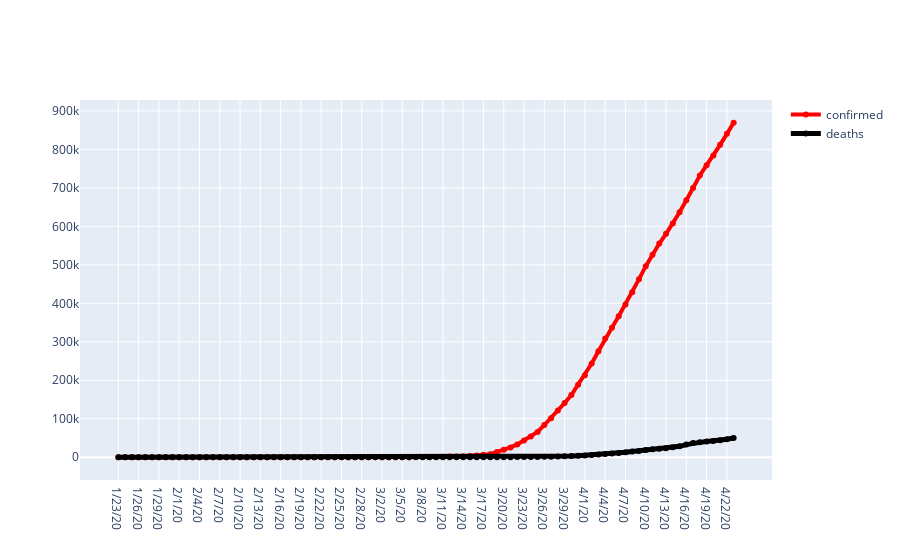

Notebook code cell kept with this figure:
### Markdown cell above
##  <font color="purple">Analysis of Death Cases & Confirmed Cases For Each Country </font>

### Code cell
import plotly.graph_objects as go

def plot_cases_for_country(country):
    labels=['confirmed','deaths']
    colors=['red','black']
    mode_size=[6,8]
    line_size=[4,5]
    
    df_list=[confirmed_df,death_df]
    
    fig=go.Figure()
    
    for i,df in enumerate(df_list):
        if country=="world" or country=="World":
            x_data=np.array(list(df.iloc[:, 5:].columns))
            y_data=np.sum(np.asarray(df.iloc[:, 5:]), axis=0)
            
        else:
            x_data=np.array(list(df.iloc[:, 5:].columns))
            y_data=np.sum(np.asarray(df[df['country']==country].iloc[:, 5:]), axis=0)
            
            
        fig.add_trace(go.Scatter(x=x_data,y=y_data,mode="lines+markers",
                                name=labels[i],
                                line=dict(color=colors[i], width=line_size[i]),
                                connectgaps=True,
                                text="Total "+ str(labels[i])+": "+ str(y_data[-1])
                                ))
    fig.show()
plot_cases_for_country('US')

### Figure 1 — Plotly figure (JSON) as saved in the notebook; plotly's stock layout.template omitted (floating-point values rounded to 4 significant figures)
{"data": [{"connectgaps": true, "line": {"color": "red", "width": 4}, "mode": "lines+markers", "name": "confirmed", "text": "Total confirmed: 869170", "type": "scatter", "x": ["1/23/20", "1/24/20", "1/25/20", "1/26/20", "1/27/20", "1/28/20", "1/29/20", "1/30/20", "1/31/20", "2/1/20", "2/2/20", "2/3/20", "2/4/20", "2/5/20", "2/6/20", "2/7/20", "2/8/20", "2/9/20", "2/10/20", "2/11/20", "2/12/20", "2/13/20", "2/14/20", "2/15/20", "2/16/20", "2/17/20", "2/18/20", "2/19/20", "2/20/20", "2/21/20", "2/22/20", "2/23/20", "2/24/20", "2/25/20", "2/26/20", "2/27/20", "2/28/20", "2/29/20", "3/1/20", "3/2/20", "3/3/20", "3/4/20", "3/5/20", "3/6/20", "3/7/20", "3/8/20", "3/9/20", "3/10/20", "3/11/20", "3/12/20", "3/13/20", "3/14/20", "3/15/20", "3/16/20", "3/17/20", "3/18/20", "3/19/20", "3/20/20", "3/21/20", "3/22/20", "3/23/20", "3/24/20", "3/25/20", "3/26/20", "3/27/20", "3/28/20", "3/29/20", "3/30/20", "3/31/20", "4/1/20", "4/2/20", "4/3/20", "4/4/20", "4/5/20", "4/6/20", "4/7/20", "4/8/20", "4/9/20", "4/10/20", "4/11/20", "4/12/20", "4/13/20", "4/14/20", "4/15/20", "4/16/20", "4/17/20", "4/18/20", "4/19/20", "4/20/20", "4/21/20", "4/22/20", "4/23/20"], "y": [1, 2, 2, 5, 5, 5, 5, 5, 7, 8, 8, 11, 11, 11, 11, 11, 11, 11, 11, 12, 12, 13, 13, 13, 13, 13, 13, 13, 13, 15, 15, 15, 51, 51, 57, 58, 60, 68, 74, 98, 118, 149, 217, 262, 402, 518, 583, 959, 1281, 1663, 2179, 2727, 3499, 4632, 6421, 7783, 13747, 19273, 25600, 33276, 43843, 53736, 65778, 83836, 101657, 121465, 140909, 161831, 188172, 213242, 243622, 275367, 308650, 336802, 366317, 397121, 428654, 462780, 496535, 526396, 555313, 580619, 607670, 636350, 667592, 699706, 732197, 758809, 784326, 811865, 840351, 869170]}, {"connectgaps": true, "line": {"color": "black", "width": 5}, "mode": "lines+markers", "name": "deaths", "text": "Total deaths: 49954", "type": "scatter", "x": ["1/23/20", "1/24/20", "1/25/20", "1/26/20", "1/27/20", "1/28/20", "1/29/20", "1/30/20", "1/31/20", "2/1/20", "2/2/20", "2/3/20", "2/4/20", "2/5/20", "2/6/20", "2/7/20", "2/8/20", "2/9/20", "2/10/20", "2/11/20", "2/12/20", "2/13/20", "2/14/20", "2/15/20", "2/16/20", "2/17/20", "2/18/20", "2/19/20", "2/20/20", "2/21/20", "2/22/20", "2/23/20", "2/24/20", "2/25/20", "2/26/20", "2/27/20", "2/28/20", "2/29/20", "3/1/20", "3/2/20", "3/3/20", "3/4/20", "3/5/20", "3/6/20", "3/7/20", "3/8/20", "3/9/20", "3/10/20", "3/11/20", "3/12/20", "3/13/20", "3/14/20", "3/15/20", "3/16/20", "3/17/20", "3/18/20", "3/19/20", "3/20/20", "3/21/20", "3/22/20", "3/23/20", "3/24/20", "3/25/20", "3/26/20", "3/27/20", "3/28/20", "3/29/20", "3/30/20", "3/31/20", "4/1/20", "4/2/20", "4/3/20", "4/4/20", "4/5/20", "4/6/20", "4/7/20", "4/8/20", "4/9/20", "4/10/20", "4/11/20", "4/12/20", "4/13/20", "4/14/20", "4/15/20", "4/16/20", "4/17/20", "4/18/20", "4/19/20", "4/20/20", "4/21/20", "4/22/20", "4/23/20"], "y": [0, 0, 0, 0, 0, 0, 0, 0, 0, 0, 0, 0, 0, 0, 0, 0, 0, 0, 0, 0, 0, 0, 0, 0, 0, 0, 0, 0, 0, 0, 0, 0, 0, 0, 0, 0, 0, 1, 1, 6, 7, 11, 12, 14, 17, 21, 22, 28, 36, 40, 47, 54, 63, 85, 108, 118, 200, 244, 307, 417, 557, 706, 942, 1209, 1581, 2026, 2467, 2978, 3874, 4760, 5929, 7090, 8408, 9619, 10783, 12794, 14704, 16544, 18595, 20471, 22029, 23538, 25843, 28338, 32930, 36787, 38664, 40661, 42094, 44444, 46622, 49954]}], "layout": {}}
